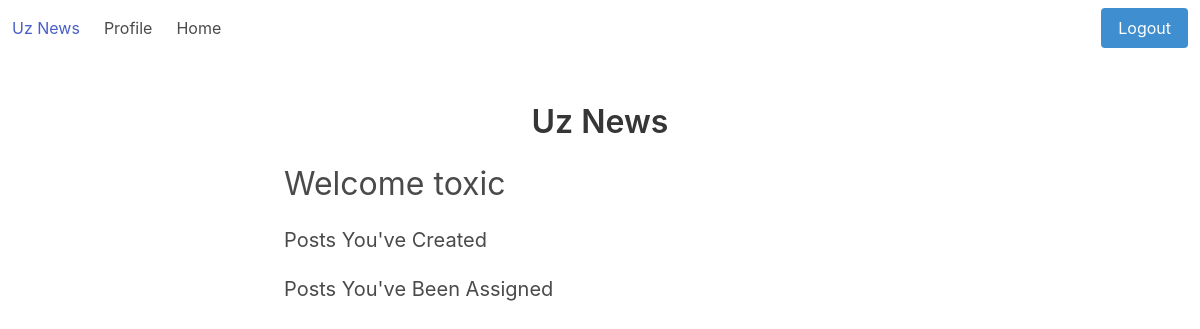
The page /profile/ (signed in) on the database as committed earlier.
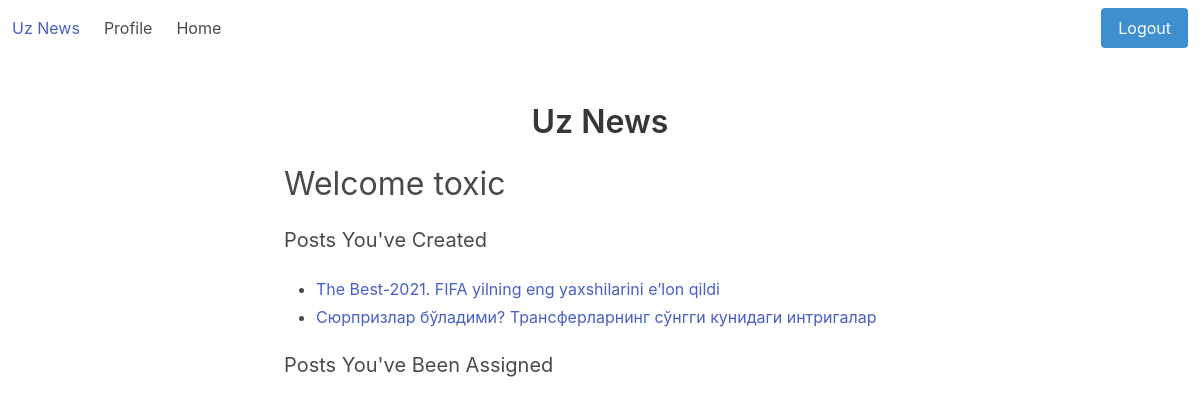
The same page on the database as committed later.
### survey/models.py (models this page shows)
class Post(models.Model):
	title = models.CharField(max_length=250)
	image = models.ImageField(verbose_name="Maqola rasmi", upload_to='post_Images/')
	body = models.TextField()
	author = models.ForeignKey(User, on_delete=models.CASCADE, null=True)
	up = models.PositiveIntegerField(default=0)
	down = models.PositiveIntegerField(default=0)
	active = models.BooleanField(default=True)
	category = models.ForeignKey(Category, on_delete=models.PROTECT, null=True, related_name='categories')
	tag = models.ManyToManyField(Tag, related_name='tags')
	published = models.DateTimeField(auto_now_add=True)
	class Meta:
		ordering = ["-id"]

### survey/views.py (the view)
# urls.py: path('profile/', views.ProfileView.as_view(), name='profile'),
class ProfileView(LoginRequiredMixin, View):
    def get(self, request):
        surveys = Post.objects.filter(author=request.user).all()
        context = {
          'surveys': surveys,
        }
        return render(request, 'survey/profile.html', context)

### survey/context_pro.py (called while the page is built)
def view_all(request):
	context = {
		"categories":Category.objects.all(),
		"tags":Tag.objects.all(),
	}
	return context

### templates/survey/profile.html (shortened to what this page needs)
{% extends 'survey/base.html' %}
{% load widget_tweaks %}
{% block content %}
<section class="section">
  <div class="container">
    <h1 class="title has-text-centered">
      Uz News
    </h1>
    <div class="columns">
      <div class="column is-offset-2 is-8">
        <h2 class="subtitle is-size-3">
          Welcome {{ request.user.username }}
        </h2>
        <h3 class="subtitle">Posts You've Created</h3>
        <div class="content">
          <ul>
            {% for survey in surveys %}
            <li><a href="">{{ survey.title }}</a></li>
            {% endfor %}
          </ul>
        </div>
        <h3 class="subtitle">Posts You've Been Assigned</h3>
      </div>
    </div>
  </div>
</section>
{% endblock %}

### templates/survey/base.html (shortened to what this page needs)
<!DOCTYPE html>
<html lang="en">
<head>
  <link rel="stylesheet" href="https://cdnjs.cloudflare.com/ajax/libs/bulma/0.7.5/css/bulma.css">
</head>
<body>
  <nav class="navbar" role="navigation" aria-label="main navigation">
    <div class="navbar-brand">
      <a class="navbar-item" href="/">
        Uz News
      </a>
    </div>
    <div id="navbar-menu" class="navbar-menu">
      <div class="navbar-start">
        <a class="navbar-item" href="{% url 'survey:profile' %}">
          Profile
        </a>
        {% if request.user.is_authenticated %}
        <a class="navbar-item" href="{% url 'survey:home' %}">
          Home
        </a>
      </div>
      {% endif %}
      <div class="navbar-end">
        <div class="navbar-item">
          {% if request.user.is_authenticated %}
          <a class="button is-info" href="{% url 'survey:logout' %}">Logout</a>
          {% endif %}
        </div>
      </div>
    </div>
  </nav>
  {% block content %}
  {% endblock %}
</body>
</html>

Rows that differ between the two databases and show on the page:
added Post: title "The Best-2021. FIFA yilning eng yaxshilarini e’lon qildi"
added Post: title "Сюрпризлар бўладими? Трансферларнинг сўнгги кунидаги интригалар"
